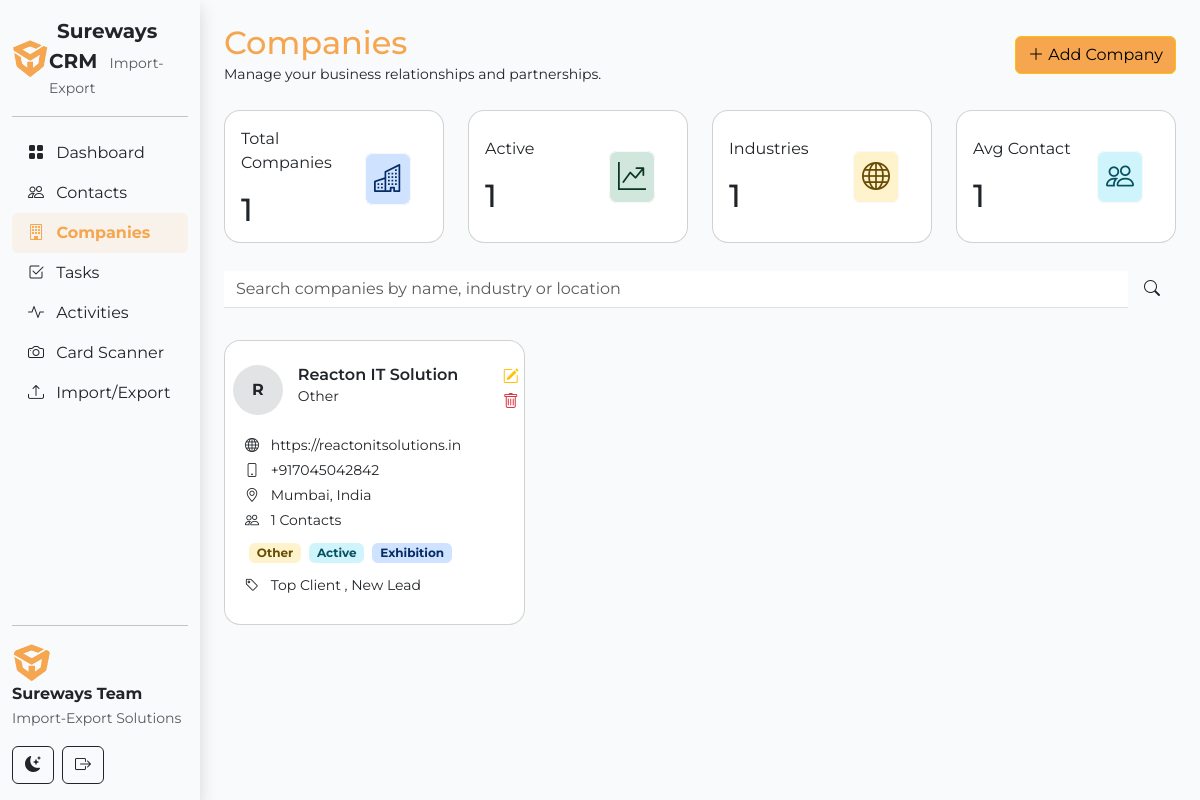
/companies/, run on the app's committed database.
### companies/models.py (models this page shows, shortened)
class Company(models.Model):
    name = models.CharField(max_length=255)
    website = models.URLField(blank=True, null=True)
    phone = models.CharField(max_length=20, blank=True, null=True)
    industry = models.CharField(max_length=50, blank=True, null=True)
    status = models.CharField(max_length=50, default='active')
    country = models.CharField(max_length=100, blank=True, null=True)
    city = models.CharField(max_length=100, blank=True, null=True)
    address = models.TextField(blank=True, null=True)
    tags = models.CharField(max_length=255, blank=True, null=True, help_text="e.g Supplier, Customer, Forwarder")
    source = models.CharField(max_length=50, blank=True, null=True)
    notes = models.TextField(blank=True, null=True)
    linked_contacts = models.ManyToManyField(Contact, related_name="companies", blank=True)
    created_at = models.DateTimeField(auto_now_add=True)
    updated_at = models.DateTimeField(auto_now=True)

### contacts/models.py (models this page shows, shortened)
class Contact(models.Model):
    full_name = models.CharField(max_length=255)
    job_title = models.CharField(max_length=255, blank=True, null=True)
    department = models.CharField(max_length=255, blank=True, null=True)
    speciality = models.CharField(max_length=255, blank=True, null=True)
    email_primary = models.EmailField(unique=True)
    email_secondary = models.EmailField(blank=True, null=True)
    mobile = models.CharField(max_length=20, blank=True, null=True)
    whatsapp = models.CharField(max_length=20, blank=True, null=True)
    country = models.CharField(max_length=100, blank=True, null=True)
    city = models.CharField(max_length=100, blank=True, null=True)
    tags = models.CharField(max_length=255, blank=True, null=True)
    source = models.CharField(max_length=100, blank=True, null=True)
    notes = models.TextField(max_length=100,blank=True, null=True)
    status = models.TextField(null=True, blank=True)
    is_prospect = models.BooleanField(null=True, blank=True)
    created_at = models.DateTimeField(auto_now_add=True)
    updated_at = models.DateTimeField(auto_now=True)

### companies/views.py (the view)
# urls.py: path("", views.company_list, name="companies_management"),
def company_list(request):
    companies = Company.objects.all().prefetch_related("linked_contacts")
    contacts = Contact.objects.all()
    return render(request, "companies.html", {
        "companies": companies,
        "contacts": contacts,  # for select dropdown
    })

### templates/companies.html (shortened to what this page needs)
{% extends 'base.html' %}
{% block content %}
<div class="container-fluid mt-4">
    <div class="row row-cols-1 row-cols-md-2 align-items-center justify-content-start">
        <div class="col">
            <h2 class="text-color m-0 p-0 text-capitalize">Companies</h2>
            <small>Manage your business relationships and partnerships.</small>
        </div>
        <div class="col text-end">
            <button class="btn btn-warning" data-bs-toggle="modal" data-bs-target="#exampleModal">
                <i class="bi bi-plus-lg"></i> Add Company
            </button>
        </div>
    </div>
    <div class="row row-cols-1 row-cols-md-2 row-cols-lg-4 my-4">
        <div class="col">
            <div class="card position-relative overflow-hidden rounded-4" style="height:97%;">
                <div class="card-body d-flex justify-content-between align-items-center z-2">
                    <div>
                        <p>Total Companies</p>
                        <h2 id="totalCompaniesCount" class="card-title p-0 m-0">3</h2>
                    </div>
                    <div class="pe-3">
                        <i
                            class="bi bi-buildings fs-3 text-primary-emphasis bg-primary-subtle p-2 border border-light rounded-3"></i>
                    </div>
                </div>
            </div>
        </div>
        <div class="col">
            <div class="card position-relative overflow-hidden rounded-4" style="height:97%;">
                <div class="card-body d-flex justify-content-between align-items-center z-2">
                    <div>
                        <p>Active</p>
                        <h2 id="activeClientsCount" class="card-title p-0 m-0">0</h2>
                    </div>
                    <div class="pe-3">
                        <i
                            class="bi bi-graph-up-arrow fs-3 text-success-emphasis bg-success-subtle p-2 border border-light rounded-3"></i>
                    </div>
                </div>
            </div>
        </div>
        <div class="col">
            <div class="card position-relative overflow-hidden rounded-4" style="height:97%;">
                <div class="card-body d-flex justify-content-between align-items-center z-2">
                    <div>
                        <p>Industries</p>
                        <h2 id="industriesCount" class="card-title p-0 m-0">0</h2>
                    </div>
                    <div class="pe-3">
                        <i
                            class="bi bi-globe fs-3 text-warning-emphasis bg-warning-subtle p-2 border border-light rounded-3"></i>
                    </div>
                </div>
            </div>
        </div>
        <div class="col">
            <div class="card position-relative overflow-hidden rounded-4" style="height:97%;">
                <div class="card-body d-flex justify-content-between align-items-center z-2">
                    <div>
                        <p>Avg Contact</p>
                        <h2 id="avgContactCount" class="card-title p-0 m-0">0</h2>
                    </div>
                    <div class="pe-3">
                        <i
                            class="bi bi-people fs-3 text-info-emphasis bg-info-subtle p-2 border border-light rounded-3"></i>
                    </div>
                </div>
            </div>
        </div>
    </div>
    <div class="d-flex filter w-100">
        <form action="" method="get" class="w-100 d-flex align-items-center">
            <input type="search" class="form-control border-0 shadow-none border-bottom rounded-0"
                placeholder="Search companies by name, industry or location">
            <i class="bi bi-search mx-3"></i>
        </form>
    </div>
    {% if companies %}
    <div class="row row-cols-1 row-cols-md-2 row-cols-lg-3">
        {% for company in companies %}
        <div class="col my-3 contact-card">
            <div class="card p-2 rounded-4 my-3" data-name="{{ company.name }}" data-website="{{ company.website }}"
                data-phone="{{ company.phone }}" data-industry="{{ company.industry }}"
                data-status="{{ company.status }}" data-country="{{ company.country }}" data-city="{{ company.city }}"
                data-address="{{ company.address }}" data-tags="{{ company.tags }}" data-source="{{ company.source }}"
                data-notes="{{ company.notes }}" data-linked-contacts="{{ company.linked_contacts }}">
                <div class="row row-cols-2 mt-3">
                    <div class="col col-3 text-center">
                        <span
                            class="bg-secondary-subtle fw-bold p-2 d-block d-flex align-items-center justify-content-center rounded-circle"
                            style="width:50px;height:50px;">
                            {{ company.name|first|upper }}
                        </span>
                    </div>
                    <div class="col col-8 p-0">
                        <h6 class="fw-semibold p-0 m-0 text-truncate overflow-hidden w-100" title="{{ company.name }}">
                            {{ company.name }}</h6>
                        <small class="text-truncate overflow-hidden w-100">{{ company.industry }}</small>
                    </div>
                    <div class="col col-1 p-0">
                        <i class="bi bi-pencil-square text-warning editcompanyBtn" data-bs-toggle="modal"
                            data-bs-target="#exampleModal" data-id="{{ company.id }}"
                            data-company-name="{{ company.name }}" data-website="{{ company.website }}"
                            data-phone="{{ company.phone }}" data-industry="{{ company.industry }}"
                            data-status="{{ company.status }}" data-country="{{ company.country }}"
                            data-city="{{ company.city }}" data-address="{{ company.address }}"
                            data-tags="{{ company.tags }}" data-source="{{ company.source }}"
                            data-notes="{{ company.notes }}"
                            data-linked-contacts="{% for c in company.linked_contacts.all %}{{ c.id }}{% if not forloop.last %},{% endif %}{% endfor %}">
                        </i>
                        <form action="{% url 'company_delete' company.id %}" method="POST" class="d-inline">
                            <button class="btn bg-none border-0 outline-0 shadow-none p-0" type="submit">
                                <i class="bi bi-trash text-danger"></i>
                            </button>
                        </form>
                    </div>
                    <div class="col col-12 my-3 px-4">
                        <p class="p-0 small my-1 w-100 overflow-hidden text-truncate" title="{{ company.website }}"><i
                                class="me-2 bi bi-globe"></i> {{ company.website }}</p>
                        <p class="p-0 small my-1"><i class="me-2 bi bi-phone"></i> {{ company.phone }}</p>
                        <p class="p-0 small my-1"><i class="me-2 bi bi-geo-alt"></i> {{ company.city }}, {{ company.country }}</p>
                        <p class="p-0 small my-1"><i class="me-2 bi bi-people"></i> {{ company.linked_contacts.all|length }}
                            Contacts</p>
                        <div class="d-flex align-items-center flex-wrap my-2">
                            <span class="badge bg-warning-subtle text-warning-emphasis m-1">{{ company.industry }}</span>
                            <span class="badge bg-info-subtle text-info-emphasis m-1">{{ company.status }}</span>
                            <span class="badge bg-primary-subtle text-primary-emphasis m-1">{{ company.source }}</span>
                        </div>
                        <p class="p-0 m-0 small my-1"><i class="me-2 bi bi-tag"></i> {{ company.tags }}</p>
                    </div>
                </div>
            </div>
        </div>
        {% endfor %}
    </div>
    {% else %}
    <div class="text-center my-5">
        <h2><i class="bi bi-database-exclamation"></i></h2>
        No data available
    </div>
    {% endif %}
</div>
{% endblock %}

### static/style.css (style rules this page uses)
body { font-family: 'Montserrat', sans-serif; }
[data-bs-theme="light"] body { background: #F8FAFC !important; }
.text-color { color: #F5A64E !important; }
.bg-custom, .btn-warning { background-color: #F5A64E !important; }

### data on the page
Company: name|first "R", name "Reacton IT Solution", industry "Other", website "https://reactonitsolutions.in", phone "+917045042842", city "Mumbai", country "India", linked_contacts.all|length "1", status "Active", source "Exhibition", tags "Top Client , New Lead"
